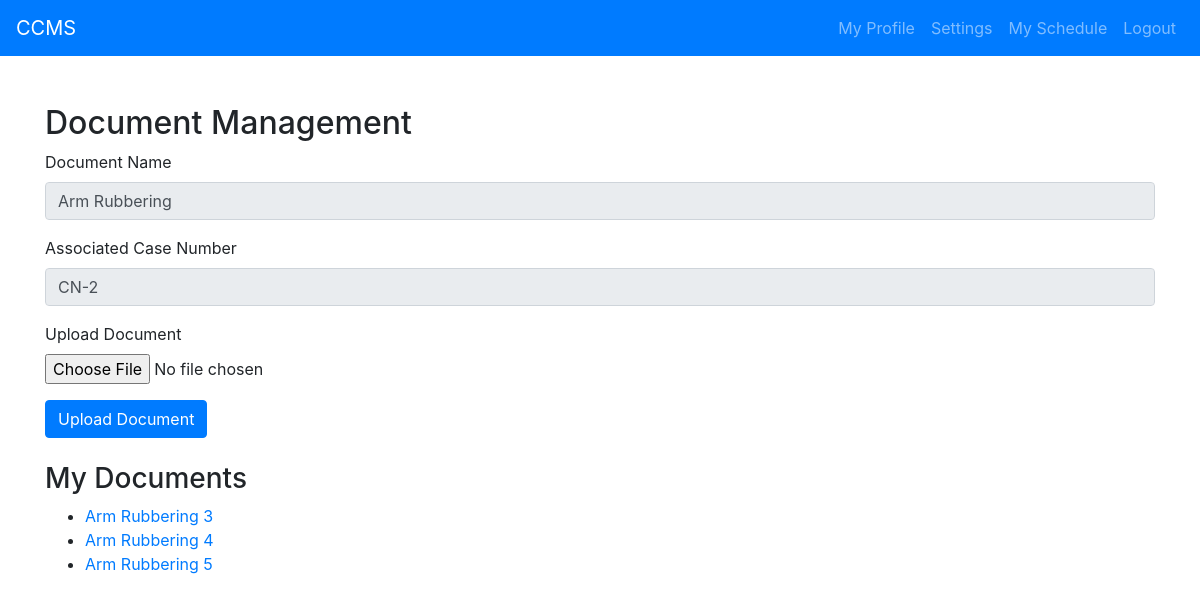
Page /document-upload/2 (signed in) on the committed database.
### ccms/models.py (models this page shows, shortened)
class Scheduling(models.Model):
    case_number = models.CharField(max_length=10000, blank=True)
    case_title = models.CharField(max_length=10000, blank=True)
    case_time = models.CharField(max_length=100, blank=True)
    case_date = models.CharField(max_length=100, blank=True)
    judged = models.CharField(max_length=100, blank=True)
    case_status = models.BooleanField(True)
    def __str__(self):
        return self.case_title

class DocumentManagement(models.Model):
    doc_number = models.ForeignKey(Scheduling, on_delete=models.CASCADE)
    doc_id = models.IntegerField()
    document = models.FileField(upload_to='documents')

### ccms/views.py (the view, shortened to what this page needs)
# urls.py: path('document-upload/<int:id>', views.document_upload, name='document-upload'),
def document_upload(request, id):
    user = User.objects.get(username=request.user)
    cases = Scheduling.objects.get(id=id)
    documents = DocumentManagement.objects.filter(doc_id=cases.id)
    context = {
        "case":cases,
        "documents": documents,
        "user": user
    }
    return render(request, 'document-management.html', context)

### templates/document-management.html (shortened to what this page needs)
<!DOCTYPE html>
<html lang="en">
<head>
    <link rel="stylesheet" href="https://maxcdn.bootstrapcdn.com/bootstrap/4.5.2/css/bootstrap.min.css">
</head>
<body>
    <nav class="navbar navbar-expand-lg navbar-dark bg-primary">
        <a class="navbar-brand" href="/user-dashboard">CCMS</a>
        <div class="collapse navbar-collapse" id="navbarNav">
            <ul class="navbar-nav ml-auto">
                <li class="nav-item">
                    <a class="nav-link" href="/profile">My Profile</a>
                </li>
                <li class="nav-item">
                    <a class="nav-link" href="/settings">Settings</a>
                </li>
                {% if user.is_superuser == True %}
                <li class="nav-item">
                    <a class="nav-link" href="/manage-case">My Schedule</a>
                </li>
                {% else %}
                <li class="nav-item">
                    <a class="nav-link" href="/manage-case2">My Schedule</a>
                </li>
                {% endif %}
                <li class="nav-item">
                    <a class="nav-link" href="/logout">Logout</a>
                </li>
            </ul>
        </div>
    </nav>
    <div class="container my-5">
        <h2>Document Management</h2>
        <form method="post" enctype="multipart/form-data">
            <div class="form-group">
                <label for="documentName">Document Name</label>
                <input type="text" class="form-control" name="documentName" id="documentName" placeholder="Enter the document name" value="{{case.case_title}}" readonly>
            </div>
            <div class="form-group">
                <label for="caseNumber">Associated Case Number</label>
                <input type="text" class="form-control" name="caseNumber" id="caseNumber" placeholder="Enter the case number" value="{{case.case_number}}" readonly>
            </div>
            <div class="form-group">
                <label for="uploadDocument">Upload Document</label>
                <input type="file" class="form-control-file" name="uploadDocument" required id="uploadDocument">
            </div>
            <button type="submit" class="btn btn-primary">Upload Document</button>
        </form>
        <h3 class="mt-4">My Documents</h3>
        <ul>
            {% for doc in documents %}
            <li><a href="{{doc.document.url}}">{{doc.doc_number}} {{doc.id}}</a></li>
            {% endfor %}
        </ul>
    </div>
</body>
</html>

### rows in the picture
Scheduling: documentName "Arm Rubbering", caseNumber "CN-2"
DocumentManagement: doc_number "Arm Rubbering", id "3"
DocumentManagement: doc_number "Arm Rubbering", id "4"
DocumentManagement: doc_number "Arm Rubbering", id "5"
